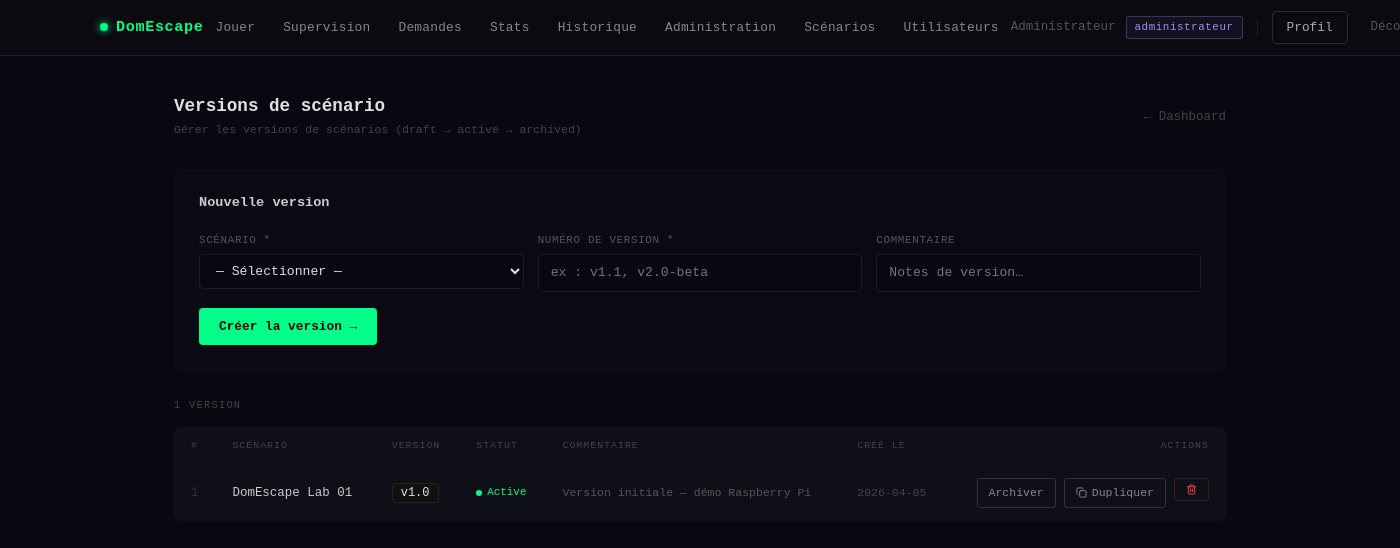
Page /admin/versions.php (signed in) on the committed database.
### tables this page shows
CREATE TABLE scenario_version (
    id_scenario_version INT AUTO_INCREMENT PRIMARY KEY,
    id_scenario         INT          NOT NULL,
    numero_version      VARCHAR(20)  NOT NULL,    
    statut_version      VARCHAR(20)  DEFAULT 'draft',
    commentaire         TEXT,
    cree_le             DATETIME     DEFAULT CURRENT_TIMESTAMP,
    CONSTRAINT fk_scenver_scenario
        FOREIGN KEY (id_scenario) REFERENCES scenario(id_scenario)
        ON DELETE CASCADE,
    UNIQUE KEY uq_scenver_numero (id_scenario, numero_version)
);

CREATE TABLE scenario (
    id_scenario        INT AUTO_INCREMENT PRIMARY KEY,
    nom_scenario       VARCHAR(150) NOT NULL,
    description        TEXT,
    theme              VARCHAR(100),
    actif              BOOLEAN      DEFAULT TRUE,
    nb_joueurs_min     INT          NULL,    
    nb_joueurs_max     INT          NULL,    
    duree_max_secondes INT          NULL,    
    cree_le            TIMESTAMP    DEFAULT CURRENT_TIMESTAMP
);

### admin/versions.php (the view, shortened to what this page needs)
<?php
$pdo     = getDB();
$scenarios = $pdo->query("SELECT id_scenario, nom_scenario FROM scenario WHERE actif = 1 ORDER BY nom_scenario")->fetchAll();
$versions = $pdo->query("
    SELECT sv.*, sc.nom_scenario
    FROM scenario_version sv
    JOIN scenario sc ON sc.id_scenario = sv.id_scenario
    ORDER BY sc.nom_scenario, sv.cree_le DESC
")->fetchAll();
$statutColors = [
    'active'   => '#00ff88',
    'draft'    => '#f0c040',
    'archived' => '#555',
];
$statutLabels = [
    'active'   => 'Active',
    'draft'    => 'Brouillon',
    'archived' => 'Archivée',
];
?>
<!DOCTYPE html>
<html lang="fr">
<head>
    <link href="/domescape/assets/vendor/bootstrap.min.css" rel="stylesheet">
</head>
<body>
<?php require_once __DIR__ . '/../partials/nav.php'; ?>
<div class="admin-wrap">
    <div class="admin-header">
        <div>
            <h1>Versions de scénario</h1>
            <p>Gérer les versions de scénarios (draft → active → archived)</p>
        </div>
        <a href="/domescape/admin/dashboard.php" style="font-size:.78rem; color:#444; text-decoration:none;">← Dashboard</a>
    </div>
    <?php if (empty($scenarios)): ?>
        <div class="alert-error">Aucun scénario actif. <a href="/domescape/admin/scenarios.php">Créez d'abord un scénario.</a></div>
    <?php else: ?>
    <div class="create-panel">
        <h2>Nouvelle version</h2>
        <form method="POST">
            <div class="form-row">
                <div class="form-group">
                    <label>Scénario *</label>
                    <select name="id_scenario" required>
                        <option value="">— Sélectionner —</option>
                    </select>
                </div>
                <div class="form-group">
                    <label>Numéro de version *</label>
                    <input type="text" name="numero_version" placeholder="ex : v1.1, v2.0-beta" maxlength="20" required>
                </div>
                <div class="form-group">
                    <label>Commentaire</label>
                    <input type="text" name="commentaire" placeholder="Notes de version…" maxlength="500">
                </div>
            </div>
            <button type="submit" class="btn-create">Créer la version →</button>
        </form>
    </div>
    <?php endif; ?>
    <div class="section-label"><?= count($versions) ?> version<?= count($versions) != 1 ? 's' : '' ?></div>
    <div class="panel">
        <?php if (empty($versions)): ?>
            <div style="padding:32px; text-align:center; color:#333; font-size:.8rem;">Aucune version. Créez-en une ci-dessus.</div>
        <?php else: ?>
        <div style="overflow-x:auto;">
        <table>
            <thead>
                <tr>
                    <th>#</th>
                    <th>Scénario</th>
                    <th>Version</th>
                    <th>Statut</th>
                    <th>Commentaire</th>
                    <th>Créé le</th>
                    <th style="text-align:right;">Actions</th>
                </tr>
            </thead>
            <tbody>
            <?php foreach ($versions as $v): ?>
                <?php
                    $statut = $v['statut_version'];
                    $color  = $statutColors[$statut]  ?? '#888';
                    $label  = $statutLabels[$statut]  ?? $statut;
                ?>
                <tr>
                    <td style="color:#333;"><?= (int)$v['id_scenario_version'] ?></td>
                    <td style="color:#ccc;"><?= htmlspecialchars($v['nom_scenario'], ENT_QUOTES, 'UTF-8') ?></td>
                    <td>
                        <span style="font-size:.75rem; color:#e0e0e0; background:#111; border:1px solid #222; padding:2px 8px; border-radius:3px; font-family:monospace;">
                            <?= htmlspecialchars($v['numero_version'], ENT_QUOTES, 'UTF-8') ?>
                        </span>
                    </td>
                    <td>
                        <span class="active-badge">
                            <span class="dot" style="background:<?= $color ?>;"></span>
                            <span style="color:<?= $color ?>;"><?= $label ?></span>
                        </span>
                    </td>
                    <td style="color:#555; font-size:.72rem;">
                        <?= $v['commentaire'] ? htmlspecialchars(mb_strimwidth($v['commentaire'], 0, 50, '…'), ENT_QUOTES, 'UTF-8') : '<span style="color:#333;">—</span>' ?>
                    </td>
                    <td style="color:#444; font-size:.72rem;"><?= htmlspecialchars(substr($v['cree_le'], 0, 10), ENT_QUOTES, 'UTF-8') ?></td>
                    <td>
                        <div style="display:flex; gap:8px; justify-content:flex-end;">
                            <?php if ($statut === 'active'): ?>
                            <form method="POST" style="display:inline;">
                                <button type="submit" class="btn-action btn-archive">Archiver</button>
                            </form>
                            <?php endif; ?>
                            <form method="POST" style="display:inline;">
                                <button type="submit" class="btn-action btn-archive" title="Dupliquer cette version en brouillon">
                                    <i data-lucide="copy" style="width:11px;height:11px;"></i> Dupliquer
                                </button>
                            </form>
                            <form method="POST" style="display:inline;" onsubmit="return confirm('Supprimer cette version ?');">
                                <button type="submit" class="btn-action btn-delete">
                                    <i data-lucide="trash-2" style="width:11px;height:11px;"></i>
                                </button>
                            </form>
                        </div>
                    </td>
                </tr>
            <?php endforeach; ?>
            </tbody>
        </table>
        </div>
        <?php endif; ?>
    </div>
</div>
</body>
</html>

### admin/versions.php (style rules this page uses)
body { background: #080810; color: #e0e0e0; font-family: 'Courier New', monospace; min-height: 100vh; }
a { color: #00ff88; }
.admin-wrap { max-width: 1100px; margin: 0 auto; padding: 40px 24px 80px; }
.admin-header { display: flex; justify-content: space-between; align-items: center; margin-bottom: 32px; }
.admin-header h1 { font-size: 1.1rem; font-weight: 700; margin: 0; color: #e0e0e0; }
.admin-header p { font-size: .72rem; color: #444; margin: 4px 0 0; }
.section-label { font-size: .65rem; letter-spacing: .12em; color: #444; text-transform: uppercase; margin-bottom: 14px; }
.panel { background: #0f0f18; border: 1px solid #111; border-radius: 6px; margin-bottom: 24px; overflow: hidden; }
table { width: 100%; border-collapse: collapse; font-size: .78rem; }
th { font-size: .62rem; letter-spacing: .1em; color: #444; text-transform: uppercase; padding: 11px 16px; text-align: left; font-weight: normal; border-bottom: 1px solid #0a0a14; }
td { padding: 12px 16px; border-bottom: 1px solid #0a0a14; vertical-align: middle; }
tbody tr:last-child td { border-bottom: none; }
.btn-action { display: inline-flex; align-items: center; gap: 5px; padding: 5px 11px; border: 1px solid; border-radius: 3px; font-size: .72rem; cursor: pointer; background: transparent; font-family: 'Courier New', monospace; transition: all .15s; text-decoration: none; white-space: nowrap; }
.btn-archive { color: #888; border-color: #333; }
.btn-delete { color: #ff4444; border-color: rgba(255,68,68,.2); }
.active-badge { display: inline-flex; align-items: center; gap: 5px; font-size: .68rem; }
.dot { width: 6px; height: 6px; border-radius: 50%; flex-shrink: 0; }
.create-panel { background: #0a0a14; border: 1px solid #111; border-radius: 6px; padding: 24px; margin-bottom: 28px; }
.create-panel h2 { font-size: .85rem; font-weight: 700; color: #ccc; margin: 0 0 20px; }
.form-row { display: grid; grid-template-columns: 1fr 1fr 1fr; gap: 14px; margin-bottom: 16px; }
.form-group label { font-size: .68rem; color: #555; letter-spacing: .06em; text-transform: uppercase; display: block; margin-bottom: 6px; }
.form-group input, .form-group select { width: 100%; background: #080810; border: 1px solid #1a1a2e; color: #e0e0e0; font-family: 'Courier New', monospace; font-size: .82rem; padding: 8px 12px; border-radius: 4px; outline: none; transition: border-color .15s; }
.form-group select option { background: #080810; }
.btn-create { background: #00ff88; color: #080810; font-weight: 700; font-size: .8rem; padding: 9px 20px; border: none; border-radius: 4px; cursor: pointer; font-family: 'Courier New', monospace; transition: background .15s; }

### rows in the picture
scenario_version: id_scenario_version "1", id_scenario.nom_scenario "DomEscape Lab 01", numero_version "v1.0", statut_version "Active", commentaire "Version initiale — démo Raspberry Pi", cree_le "2026-04-05"

### other values in the picture
$_nav_user['nom'] "Administrateur"
$primaryRole "administrateur"
count($versions) "1"
